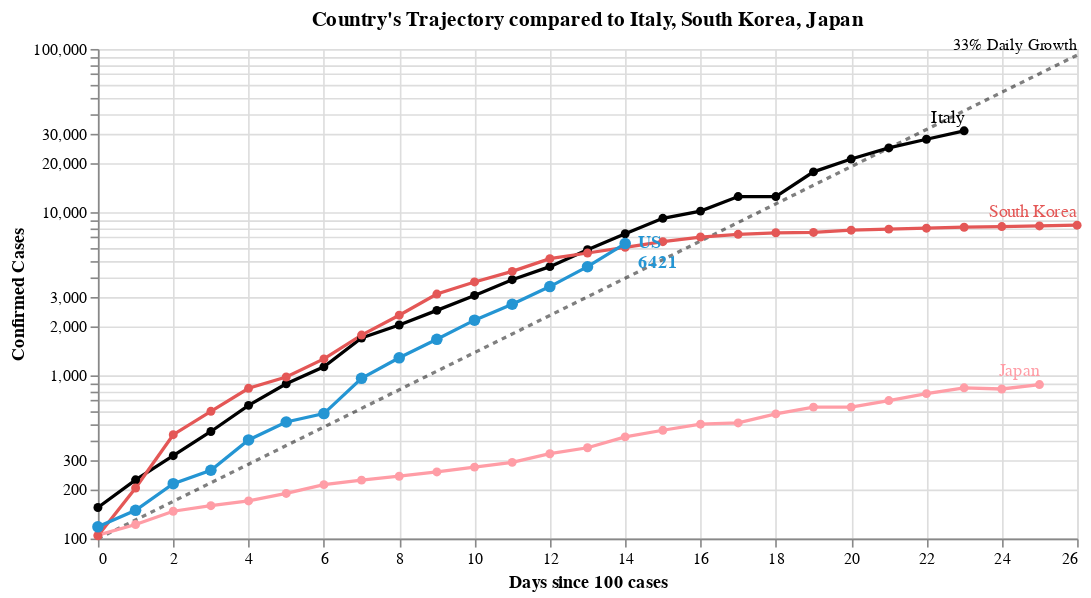

Notebook source saved alongside this figure:
### Markdown cell above
Select a country from the drop down list below to toggle  the visualization.

### Code cell
#hide_input
base = alt.Chart(dff2, width=600).encode(
    x='Days since 100 cases:Q',
    y=alt.Y('Confirmed Cases:Q', scale=alt.Scale(type='log')),
    color=alt.Color('Country:N', scale=alt.Scale(domain=color_domain, range=color_range), legend=None),
    tooltip=['Country', 'Date', 'Confirmed Cases', 'Days since 100 cases']
)

country_selection = alt.selection_single(
    name='Select', fields=['Country'], 
    bind=alt.binding_select(options=list(sorted(set(countries) - set(baseline_countries)))),
    init={'Country': 'US'})

date_filter = alt.datum['Date'] >= int(max_date.timestamp() * 1000)
base2 = base.transform_filter(alt.FieldOneOfPredicate('Country', baseline_countries))
base3 = base.transform_filter(country_selection)
base4 = base3.transform_filter(date_filter)

max_day = dff2['Days since 100 cases'].max()
ref = pd.DataFrame([[x, 100*1.3**x] for x in range(max_day+1)], columns=['Days since 100 cases', 'Confirmed Cases'])
base_ref = alt.Chart(ref).encode(x='Days since 100 cases:Q', y='Confirmed Cases:Q')
base_ref_f = base_ref.transform_filter(alt.datum['Days since 100 cases'] >= max_day)

(
 base_ref.mark_line(color='black', opacity=.5, strokeDash=[3,3]) + 
 base_ref_f.mark_text(dy=-6, align='right', fontSize=10, text='33% Daily Growth') + 
 base2.mark_line(point=True, tooltip=True) +
 base3.mark_line(point={'size':50}, tooltip=True) +
 base2.transform_filter(date_filter).mark_text(dy=-8, align='right').encode(text='Country:N') +
 base4.mark_text(dx=8, align='left', fontWeight='bold').encode(text='Country:N') +
 base4.mark_text(dx=8, dy=12, align='left', fontWeight='bold').encode(text='Confirmed Cases:Q')
).add_selection(country_selection).properties(
    title=f"Country's Trajectory compared to {', '.join(baseline_countries)}"
)

### Figure 1 — Vega-Lite specification as saved in the notebook (floating-point values rounded to 4 significant figures; data arrays with more than 128 entries replaced by an {"elided": "..."} marker saying what was removed)
{"config": {"view": {"continuousWidth": 400, "continuousHeight": 300}}, "layer": [{"mark": {"type": "line", "color": "black", "opacity": 0.5, "strokeDash": [3, 3]}, "encoding": {"x": {"type": "quantitative", "field": "Days since 100 cases"}, "y": {"type": "quantitative", "field": "Confirmed Cases"}}, "selection": {"Select": {"type": "single", "fields": ["Country"], "bind": {"input": "select", "options": ["Austria", "Belgium", "Denmark", "France", "Germany", "Iran", "Netherlands", "Norway", "Spain", "Sweden", "Switzerland", "US", "United Kingdom"]}, "init": {"Country": "US"}}}}, {"mark": {"type": "text", "align": "right", "dy": -6, "fontSize": 10, "text": "33% Daily Growth"}, "encoding": {"x": {"type": "quantitative", "field": "Days since 100 cases"}, "y": {"type": "quantitative", "field": "Confirmed Cases"}}, "transform": [{"filter": "(datum['Days since 100 cases'] >= 26)"}]}, {"data": {"name": "data-01921339fdb6f89018dd3511edc440c6"}, "mark": {"type": "line", "point": true, "tooltip": true}, "encoding": {"color": {"type": "nominal", "field": "Country", "legend": null, "scale": {"domain": ["Austria", "Belgium", "Denmark", "France", "Germany", "Iran", "Italy", "Japan", "Netherlands", "Norway", "South Korea", "Spain", "Sweden", "Switzerland", "US", "United Kingdom"], "range": ["#C1B7AD", "#C1B7AD", "#C1B7AD", "#F58518", "#9D755D", "#A1BA59", "black", "#FF9DA6", "#C1B7AD", "#C1B7AD", "#E45756", "#F58518", "#C1B7AD", "#9D755D", "#2495D3", "#2495D3"]}}, "tooltip": [{"type": "nominal", "field": "Country"}, {"type": "temporal", "field": "Date"}, {"type": "quantitative", "field": "Confirmed Cases"}, {"type": "quantitative", "field": "Days since 100 cases"}], "x": {"type": "quantitative", "field": "Days since 100 cases"}, "y": {"type": "quantitative", "field": "Confirmed Cases", "scale": {"type": "log"}}}, "transform": [{"filter": {"field": "Country", "oneOf": ["Italy", "South Korea", "Japan"]}}], "width": 600}, {"data": {"name": "data-01921339fdb6f89018dd3511edc440c6"}, "mark": {"type": "line", "point": {"size": 50}, "tooltip": true}, "encoding": {"color": {"type": "nominal", "field": "Country", "legend": null, "scale": {"domain": ["Austria", "Belgium", "Denmark", "France", "Germany", "Iran", "Italy", "Japan", "Netherlands", "Norway", "South Korea", "Spain", "Sweden", "Switzerland", "US", "United Kingdom"], "range": ["#C1B7AD", "#C1B7AD", "#C1B7AD", "#F58518", "#9D755D", "#A1BA59", "black", "#FF9DA6", "#C1B7AD", "#C1B7AD", "#E45756", "#F58518", "#C1B7AD", "#9D755D", "#2495D3", "#2495D3"]}}, "tooltip": [{"type": "nominal", "field": "Country"}, {"type": "temporal", "field": "Date"}, {"type": "quantitative", "field": "Confirmed Cases"}, {"type": "quantitative", "field": "Days since 100 cases"}], "x": {"type": "quantitative", "field": "Days since 100 cases"}, "y": {"type": "quantitative", "field": "Confirmed Cases", "scale": {"type": "log"}}}, "transform": [{"filter": {"selection": "Select"}}], "width": 600}, {"data": {"name": "data-01921339fdb6f89018dd3511edc440c6"}, "mark": {"type": "text", "align": "right", "dy": -8}, "encoding": {"color": {"type": "nominal", "field": "Country", "legend": null, "scale": {"domain": ["Austria", "Belgium", "Denmark", "France", "Germany", "Iran", "Italy", "Japan", "Netherlands", "Norway", "South Korea", "Spain", "Sweden", "Switzerland", "US", "United Kingdom"], "range": ["#C1B7AD", "#C1B7AD", "#C1B7AD", "#F58518", "#9D755D", "#A1BA59", "black", "#FF9DA6", "#C1B7AD", "#C1B7AD", "#E45756", "#F58518", "#C1B7AD", "#9D755D", "#2495D3", "#2495D3"]}}, "text": {"type": "nominal", "field": "Country"}, "tooltip": [{"type": "nominal", "field": "Country"}, {"type": "temporal", "field": "Date"}, {"type": "quantitative", "field": "Confirmed Cases"}, {"type": "quantitative", "field": "Days since 100 cases"}], "x": {"type": "quantitative", "field": "Days since 100 cases"}, "y": {"type": "quantitative", "field": "Confirmed Cases", "scale": {"type": "log"}}}, "transform": [{"filter": {"field": "Country", "oneOf": ["Italy", "South Korea", "Japan"]}}, {"filter": "(datum['Date'] >= 1584403200000)"}], "width": 600}, {"data": {"name": "data-01921339fdb6f89018dd3511edc440c6"}, "mark": {"type": "text", "align": "left", "dx": 8, "fontWeight": "bold"}, "encoding": {"color": {"type": "nominal", "field": "Country", "legend": null, "scale": {"domain": ["Austria", "Belgium", "Denmark", "France", "Germany", "Iran", "Italy", "Japan", "Netherlands", "Norway", "South Korea", "Spain", "Sweden", "Switzerland", "US", "United Kingdom"], "range": ["#C1B7AD", "#C1B7AD", "#C1B7AD", "#F58518", "#9D755D", "#A1BA59", "black", "#FF9DA6", "#C1B7AD", "#C1B7AD", "#E45756", "#F58518", "#C1B7AD", "#9D755D", "#2495D3", "#2495D3"]}}, "text": {"type": "nominal", "field": "Country"}, "tooltip": [{"type": "nominal", "field": "Country"}, {"type": "temporal", "field": "Date"}, {"type": "quantitative", "field": "Confirmed Cases"}, {"type": "quantitative", "field": "Days since 100 cases"}], "x": {"type": "quantitative", "field": "Days since 100 cases"}, "y": {"type": "quantitative", "field": "Confirmed Cases", "scale": {"type": "log"}}}, "transform": [{"filter": {"selection": "Select"}}, {"filter": "(datum['Date'] >= 1584403200000)"}], "width": 600}, {"data": {"name": "data-01921339fdb6f89018dd3511edc440c6"}, "mark": {"type": "text", "align": "left", "dx": 8, "dy": 12, "fontWeight": "bold"}, "encoding": {"color": {"type": "nominal", "field": "Country", "legend": null, "scale": {"domain": ["Austria", "Belgium", "Denmark", "France", "Germany", "Iran", "Italy", "Japan", "Netherlands", "Norway", "South Korea", "Spain", "Sweden", "Switzerland", "US", "United Kingdom"], "range": ["#C1B7AD", "#C1B7AD", "#C1B7AD", "#F58518", "#9D755D", "#A1BA59", "black", "#FF9DA6", "#C1B7AD", "#C1B7AD", "#E45756", "#F58518", "#C1B7AD", "#9D755D", "#2495D3", "#2495D3"]}}, "text": {"type": "quantitative", "field": "Confirmed Cases"}, "tooltip": [{"type": "nominal", "field": "Country"}, {"type": "temporal", "field": "Date"}, {"type": "quantitative", "field": "Confirmed Cases"}, {"type": "quantitative", "field": "Days since 100 cases"}], "x": {"type": "quantitative", "field": "Days since 100 cases"}, "y": {"type": "quantitative", "field": "Confirmed Cases", "scale": {"type": "log"}}}, "transform": [{"filter": {"selection": "Select"}}, {"filter": "(datum['Date'] >= 1584403200000)"}], "width": 600}], "data": {"name": "data-a402c84a24f396ec37c84931dbb891a6"}, "title": "Country's Trajectory compared to Italy, South Korea, Japan", "$schema": "https://vega.github.io/schema/vega-lite/v4.0.0.json", "datasets": {"data-a402c84a24f396ec37c84931dbb891a6": [{"Days since 100 cases": 0, "Confirmed Cases": 100.0}, {"Days since 100 cases": 1, "Confirmed Cases": 130.0}, {"Days since 100 cases": 2, "Confirmed Cases": 169.0}, {"Days since 100 cases": 3, "Confirmed Cases": 219.7}, {"Days since 100 cases": 4, "Confirmed Cases": 285.6}, {"Days since 100 cases": 5, "Confirmed Cases": 371.3}, {"Days since 100 cases": 6, "Confirmed Cases": 482.7}, {"Days since 100 cases": 7, "Confirmed Cases": 627.5}, {"Days since 100 cases": 8, "Confirmed Cases": 815.7}, {"Days since 100 cases": 9, "Confirmed Cases": 1060.0}, {"Days since 100 cases": 10, "Confirmed Cases": 1379.0}, {"Days since 100 cases": 11, "Confirmed Cases": 1792.0}, {"Days since 100 cases": 12, "Confirmed Cases": 2330.0}, {"Days since 100 cases": 13, "Confirmed Cases": 3029.0}, {"Days since 100 cases": 14, "Confirmed Cases": 3937.0}, {"Days since 100 cases": 15, "Confirmed Cases": 5119.0}, {"Days since 100 cases": 16, "Confirmed Cases": 6654.0}, {"Days since 100 cases": 17, "Confirmed Cases": 8650.0}, {"Days since 100 cases": 18, "Confirmed Cases": 11250.0}, {"Days since 100 cases": 19, "Confirmed Cases": 14620.0}, {"Days since 100 cases": 20, "Confirmed Cases": 19000.0}, {"Days since 100 cases": 21, "Confirmed Cases": 24710.0}, {"Days since 100 cases": 22, "Confirmed Cases": 32120.0}, {"Days since 100 cases": 23, "Confirmed Cases": 41750.0}, {"Days since 100 cases": 24, "Confirmed Cases": 54280.0}, {"Days since 100 cases": 25, "Confirmed Cases": 70560.0}, {"Days since 100 cases": 26, "Confirmed Cases": 91730.0}], "data-01921339fdb6f89018dd3511edc440c6": {"elided": "256 records"}}}
